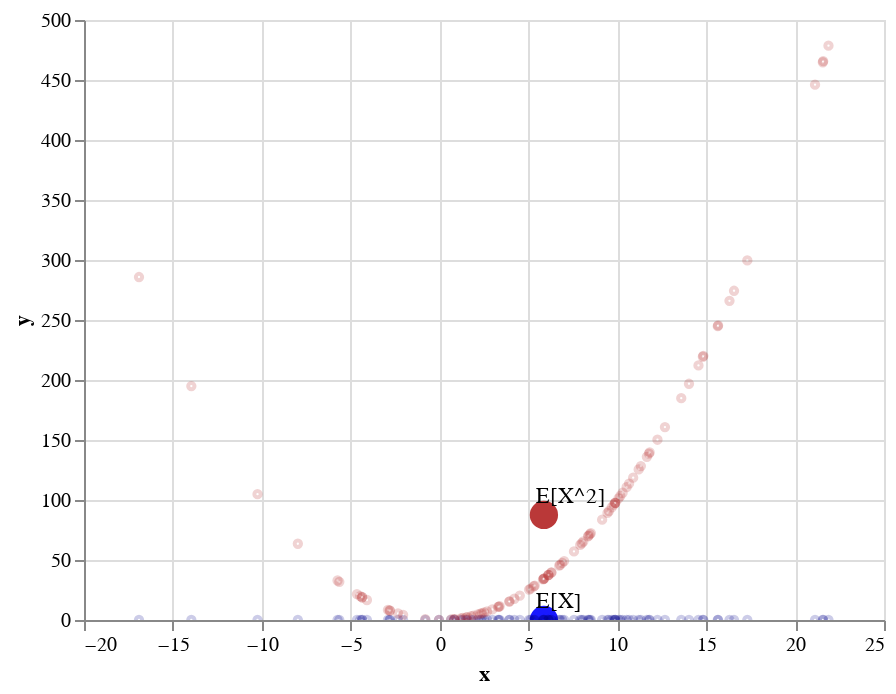

Notebook source saved alongside this figure:
### Markdown cell above
### Finding the expectation of the sample

By the same logic, we can also simply average each $x_i$ to find the expected value of the sample $\mathbb{E}[X]$: shown as a big blue dot.

### Code cell
expected_x, labels = make_scatter_chart_with_labels(X=[np.mean(s)], Y=[0], L=["E[X]"]) 
expected_x + labels + x_points + expected_x2 + labels2 + x2_points

### Figure 1 — Vega-Lite specification as saved in the notebook (floating-point values rounded to 4 significant figures)
{"$schema": "https://vega.github.io/schema/vega-lite/v2.6.0.json", "config": {"view": {"height": 300, "width": 400}}, "layer": [{"data": {"values": [{"label": "E[X]", "x": 5.87, "y": 0}]}, "encoding": {"x": {"field": "x", "type": "quantitative"}, "y": {"field": "y", "type": "quantitative"}}, "mark": {"clip": true, "color": "blue", "filled": true, "opacity": 0.9, "size": 200, "type": "point"}}, {"data": {"values": [{"label": "E[X]", "x": 5.87, "y": 0}]}, "encoding": {"text": {"field": "label", "type": "nominal"}, "x": {"field": "x", "type": "quantitative"}, "y": {"field": "y", "type": "quantitative"}}, "mark": {"align": "left", "baseline": "bottom", "dx": 16, "type": "text", "xOffset": -20, "yOffset": -4}}, {"data": {"values": [{"x": 10.07, "y": 0}, {"x": 21.56, "y": 0}, {"x": 6.781, "y": 0}, {"x": 2.395, "y": 0}, {"x": 5.355, "y": 0}, {"x": 0.6463, "y": 0}, {"x": 5.817, "y": 0}, {"x": 9.885, "y": 0}, {"x": 10.3, "y": 0}, {"x": 10.52, "y": 0}, {"x": -4.646, "y": 0}, {"x": 10.66, "y": 0}, {"x": 0.8263, "y": 0}, {"x": 16.31, "y": 0}, {"x": 6.115, "y": 0}, {"x": 0.8368, "y": 0}, {"x": -2.334, "y": 0}, {"x": 21.88, "y": 0}, {"x": -4.463, "y": 0}, {"x": 1.563, "y": 0}, {"x": 8.511, "y": 0}, {"x": 7.91, "y": 0}, {"x": -2.903, "y": 0}, {"x": 5.302, "y": 0}, {"x": -2.05, "y": 0}, {"x": 2.508, "y": 0}, {"x": 5.852, "y": 0}, {"x": 14.81, "y": 0}, {"x": -16.91, "y": 0}, {"x": -4.085, "y": 0}, {"x": 1.909, "y": 0}, {"x": 6.132, "y": 0}, {"x": 10.17, "y": 0}, {"x": 8.388, "y": 0}, {"x": 15.65, "y": 0}, {"x": -2.813, "y": 0}, {"x": 9.802, "y": 0}, {"x": 4.514, "y": 0}, {"x": 6.898, "y": 0}, {"x": 14.03, "y": 0}, {"x": -10.24, "y": 0}, {"x": 11.78, "y": 0}, {"x": -7.971, "y": 0}, {"x": 3.941, "y": 0}, {"x": 10.89, "y": 0}, {"x": 1.303, "y": 0}, {"x": 7.561, "y": 0}, {"x": 6.285, "y": 0}, {"x": 4.208, "y": 0}, {"x": 2.146, "y": 0}, {"x": 8.455, "y": 0}, {"x": 3.383, "y": 0}, {"x": -0.8022, "y": 0}, {"x": 12.68, "y": 0}, {"x": 5.864, "y": 0}, {"x": 11.66, "y": 0}, {"x": 3.915, "y": 0}, {"x": -2.785, "y": 0}, {"x": 6.296, "y": 0}, {"x": 17.31, "y": 0}, {"x": 9.525, "y": 0}, {"x": 21.12, "y": 0}, {"x": -5.639, "y": 0}, {"x": 11.82, "y": 0}, {"x": 9.871, "y": 0}, {"x": 12.26, "y": 0}, {"x": 5.035, "y": 0}, {"x": 2.3, "y": 0}, {"x": 8.354, "y": 0}, {"x": 6.728, "y": 0}, {"x": 14.84, "y": 0}, {"x": -4.355, "y": 0}, {"x": 15.67, "y": 0}, {"x": 21.58, "y": 0}, {"x": 14.56, "y": 0}, {"x": 7.008, "y": 0}, {"x": 2.971, "y": 0}, {"x": 8.088, "y": 0}, {"x": 1.775, "y": 0}, {"x": -0.03334, "y": 0}, {"x": 16.56, "y": 0}, {"x": 1.194, "y": 0}, {"x": -5.738, "y": 0}, {"x": 9.88, "y": 0}, {"x": 2.676, "y": 0}, {"x": 13.6, "y": 0}, {"x": 7.997, "y": 0}, {"x": 6.124, "y": 0}, {"x": -4.355, "y": 0}, {"x": 9.447, "y": 0}, {"x": 5.888, "y": 0}, {"x": 1.488, "y": 0}, {"x": 3.296, "y": 0}, {"x": -13.96, "y": 0}, {"x": 5.118, "y": 0}, {"x": 9.684, "y": 0}, {"x": 9.145, "y": 0}, {"x": 11.2, "y": 0}, {"x": 11.32, "y": 0}, {"x": 3.336, "y": 0}]}, "encoding": {"x": {"field": "x", "type": "quantitative"}, "y": {"field": "y", "type": "quantitative"}}, "mark": {"clip": true, "color": "darkblue", "opacity": 0.2, "size": 10, "type": "point"}}, {"data": {"values": [{"label": "E[X^2]", "x": 5.87, "y": 87.57}]}, "encoding": {"x": {"field": "x", "type": "quantitative"}, "y": {"field": "y", "type": "quantitative"}}, "mark": {"clip": true, "color": "firebrick", "filled": true, "opacity": 0.9, "size": 200, "type": "point"}}, {"data": {"values": [{"label": "E[X^2]", "x": 5.87, "y": 87.57}]}, "encoding": {"text": {"field": "label", "type": "nominal"}, "x": {"field": "x", "type": "quantitative"}, "y": {"field": "y", "type": "quantitative"}}, "mark": {"align": "left", "baseline": "bottom", "dx": 16, "type": "text", "xOffset": -20, "yOffset": -4}}, {"data": {"values": [{"x": 10.07, "y": 101.4}, {"x": 21.56, "y": 464.8}, {"x": 6.781, "y": 45.99}, {"x": 2.395, "y": 5.736}, {"x": 5.355, "y": 28.68}, {"x": 0.6463, "y": 0.4177}, {"x": 5.817, "y": 33.84}, {"x": 9.885, "y": 97.72}, {"x": 10.3, "y": 106.0}, {"x": 10.52, "y": 110.7}, {"x": -4.646, "y": 21.58}, {"x": 10.66, "y": 113.7}, {"x": 0.8263, "y": 0.6828}, {"x": 16.31, "y": 266.0}, {"x": 6.115, "y": 37.39}, {"x": 0.8368, "y": 0.7003}, {"x": -2.334, "y": 5.447}, {"x": 21.88, "y": 478.6}, {"x": -4.463, "y": 19.92}, {"x": 1.563, "y": 2.442}, {"x": 8.511, "y": 72.44}, {"x": 7.91, "y": 62.58}, {"x": -2.903, "y": 8.426}, {"x": 5.302, "y": 28.11}, {"x": -2.05, "y": 4.204}, {"x": 2.508, "y": 6.292}, {"x": 5.852, "y": 34.25}, {"x": 14.81, "y": 219.4}, {"x": -16.91, "y": 285.8}, {"x": -4.085, "y": 16.69}, {"x": 1.909, "y": 3.643}, {"x": 6.132, "y": 37.61}, {"x": 10.17, "y": 103.3}, {"x": 8.388, "y": 70.35}, {"x": 15.65, "y": 244.9}, {"x": -2.813, "y": 7.911}, {"x": 9.802, "y": 96.08}, {"x": 4.514, "y": 20.38}, {"x": 6.898, "y": 47.58}, {"x": 14.03, "y": 196.9}, {"x": -10.24, "y": 104.8}, {"x": 11.78, "y": 138.7}, {"x": -7.971, "y": 63.54}, {"x": 3.941, "y": 15.53}, {"x": 10.89, "y": 118.6}, {"x": 1.303, "y": 1.698}, {"x": 7.561, "y": 57.17}, {"x": 6.285, "y": 39.5}, {"x": 4.208, "y": 17.7}, {"x": 2.146, "y": 4.607}, {"x": 8.455, "y": 71.49}, {"x": 3.383, "y": 11.44}, {"x": -0.8022, "y": 0.6435}, {"x": 12.68, "y": 160.7}, {"x": 5.864, "y": 34.39}, {"x": 11.66, "y": 136.0}, {"x": 3.915, "y": 15.33}, {"x": -2.785, "y": 7.755}, {"x": 6.296, "y": 39.63}, {"x": 17.31, "y": 299.7}, {"x": 9.525, "y": 90.73}, {"x": 21.12, "y": 446.1}, {"x": -5.639, "y": 31.8}, {"x": 11.82, "y": 139.7}, {"x": 9.871, "y": 97.43}, {"x": 12.26, "y": 150.2}, {"x": 5.035, "y": 25.35}, {"x": 2.3, "y": 5.289}, {"x": 8.354, "y": 69.79}, {"x": 6.728, "y": 45.27}, {"x": 14.84, "y": 220.2}, {"x": -4.355, "y": 18.97}, {"x": 15.67, "y": 245.5}, {"x": 21.58, "y": 465.7}, {"x": 14.56, "y": 212.1}, {"x": 7.008, "y": 49.11}, {"x": 2.971, "y": 8.824}, {"x": 8.088, "y": 65.42}, {"x": 1.775, "y": 3.152}, {"x": -0.03334, "y": 0.001112}, {"x": 16.56, "y": 274.3}, {"x": 1.194, "y": 1.425}, {"x": -5.738, "y": 32.92}, {"x": 9.88, "y": 97.62}, {"x": 2.676, "y": 7.159}, {"x": 13.6, "y": 184.8}, {"x": 7.997, "y": 63.96}, {"x": 6.124, "y": 37.5}, {"x": -4.355, "y": 18.97}, {"x": 9.447, "y": 89.25}, {"x": 5.888, "y": 34.67}, {"x": 1.488, "y": 2.215}, {"x": 3.296, "y": 10.87}, {"x": -13.96, "y": 194.9}, {"x": 5.118, "y": 26.2}, {"x": 9.684, "y": 93.78}, {"x": 9.145, "y": 83.63}, {"x": 11.2, "y": 125.5}, {"x": 11.32, "y": 128.2}, {"x": 3.336, "y": 11.13}]}, "encoding": {"x": {"field": "x", "type": "quantitative"}, "y": {"field": "y", "type": "quantitative"}}, "mark": {"clip": true, "color": "firebrick", "opacity": 0.2, "size": 10, "type": "point"}}]}
